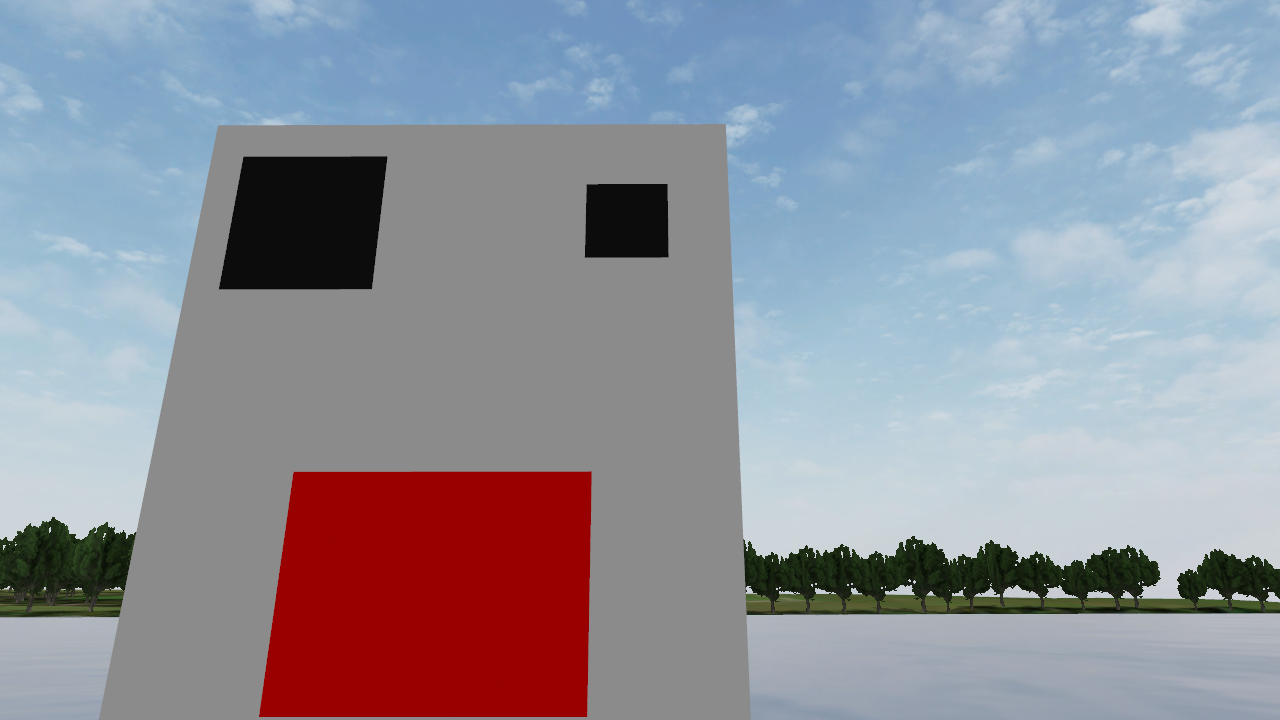
#> input picture src/fyp_wamv_project/fyp_wamv_project/example_images/left_camera_feed.png, 1280 x 720 px, found by its file name
$ python depth_map.py
#> lines starting #> are read from the running program, lines starting #| are printed output that depends on the picture
import cv2
import numpy as np
import matplotlib.pyplot as plt

class DepthMap:
    # [61 lines left out: functions __init__, compute_depth_mapBM, compute_depth_mapSGBM, plot_images, not called in this run]

# Example usage:
def main():
    import matplotlib.patches as patches

    left_camera = cv2.imread('src/fyp_wamv_project/fyp_wamv_project/example_images/left_camera_feed.png')
#> left_camera is the input picture: shape (720, 1280, 3); mean B, G, R 157.1, 146.4, 144.6
    right_camera = cv2.imread('src/fyp_wamv_project/fyp_wamv_project/example_images/right_camera_feed.png')
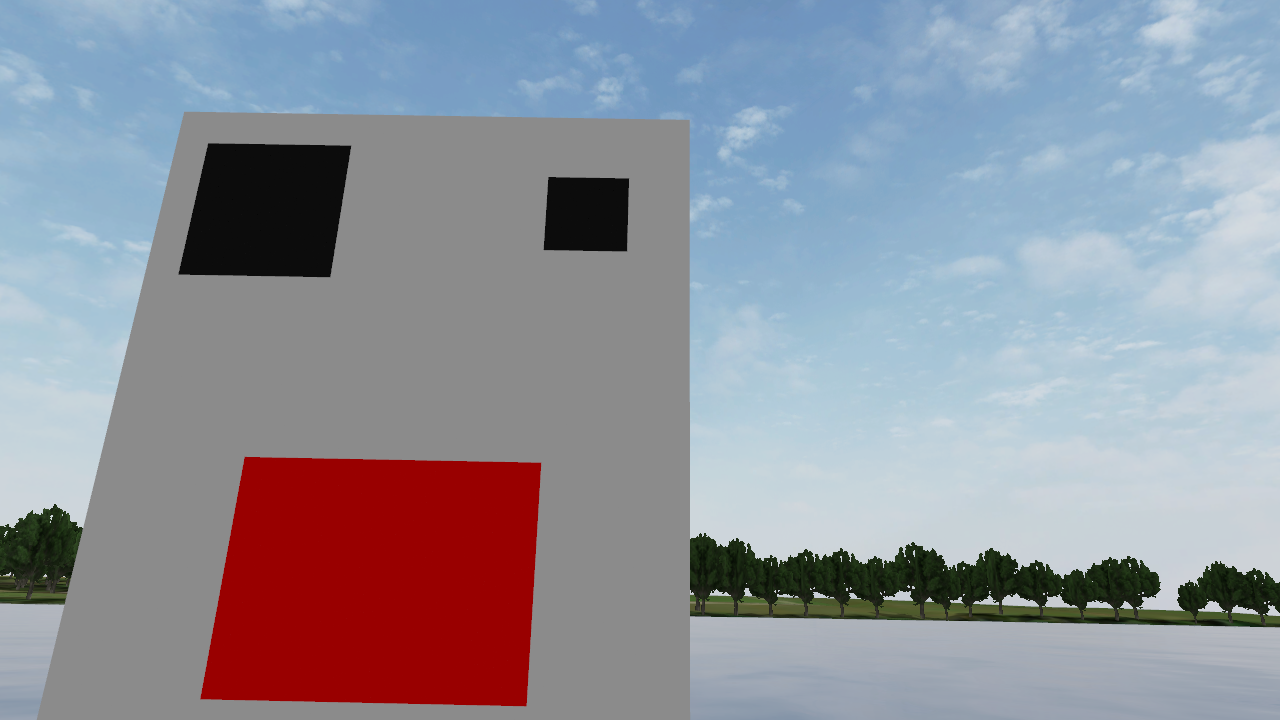
#> input picture src/fyp_wamv_project/fyp_wamv_project/example_images/right_camera_feed.png, 1280 x 720 px, found by its file name
#> right_camera is the input picture: shape (720, 1280, 3); mean B, G, R 157, 146.3, 144.4

    left_camera_gray = cv2.cvtColor(left_camera, cv2.COLOR_BGR2GRAY)
    right_camera_gray = cv2.cvtColor(right_camera, cv2.COLOR_BGR2GRAY)

    # With filter
    left_matcher = cv2.StereoBM_create(numDisparities=16 * 8, blockSize=7)
    right_matcher = cv2.ximgproc.createRightMatcher(left_matcher) # Required for WLS filter
    wls_filter = cv2.ximgproc.createDisparityWLSFilter(matcher_left=left_matcher)
    wls_filter.setLambda(600)
    wls_filter.setSigmaColor(1.2)
    disp_l = left_matcher.compute(left_camera_gray, right_camera_gray)
    disp_r = right_matcher.compute(right_camera_gray, left_camera_gray)
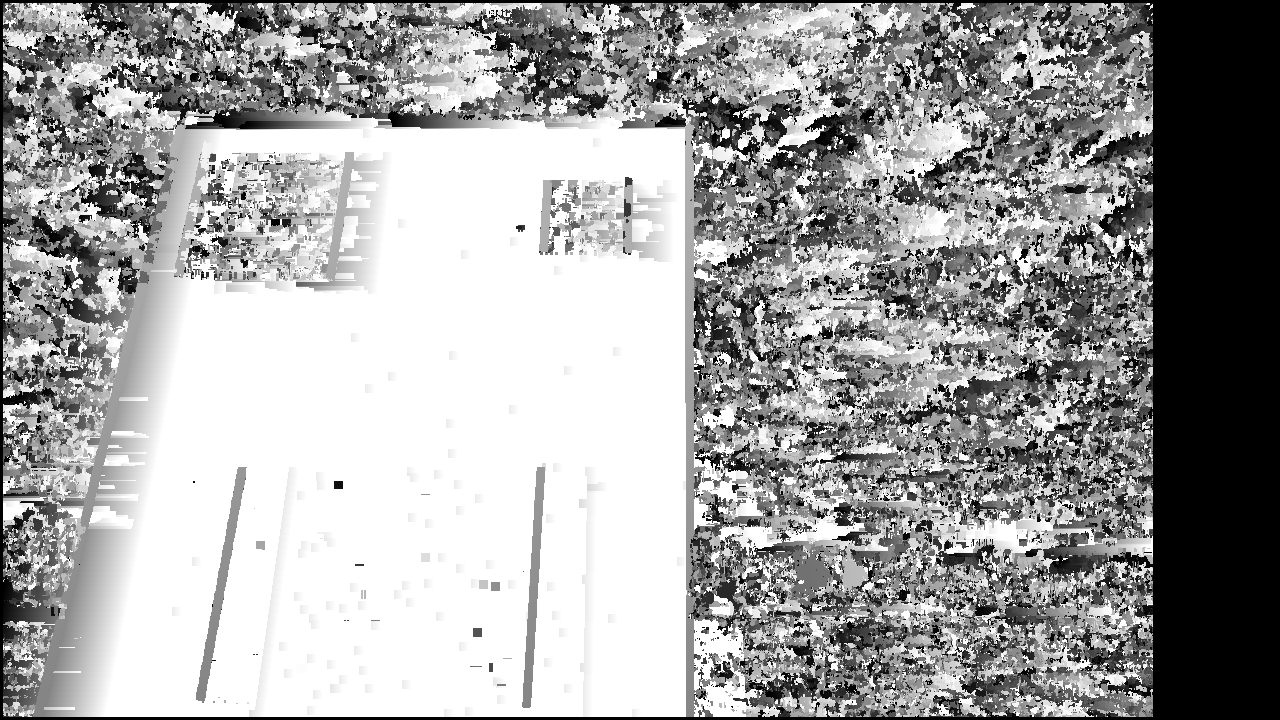
#> disp_r: shape (720, 1280) int16; min -2048, max 0, mean -749.6; drawn with min black and max white
    disparity_1 = wls_filter.filter(disp_l, left_camera, disparity_map_right=disp_r)
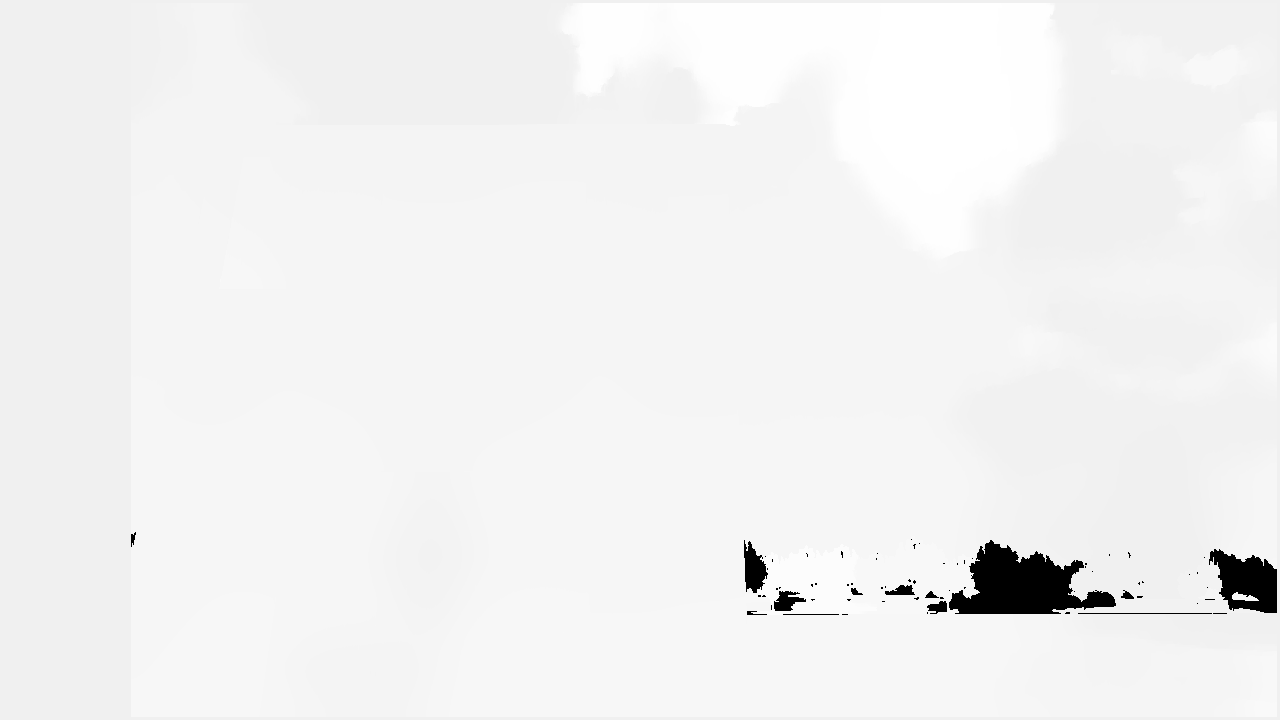
#> disparity_1: shape (720, 1280) int16; min -32768, max 2000, mean 220.8; drawn with min black and max white
    disparity_1 = disparity_1.astype(np.float32) / 16.0 # Divide by 16 to get actual disparity values

    invalid_pixels_count_1 = 0
    for y in range (150, 290):
        for x in range(215, 395):
            if disparity_1[y,x] < 0:
                invalid_pixels_count_1 += 1
    percent_invalid_1 = (invalid_pixels_count_1 / ((395-215) * (290-150))) * 100

    # Without filter
    stereo = cv2.StereoBM_create(numDisparities=16 * 8, blockSize=7)
    disparity_2 = stereo.compute(left_camera_gray, right_camera_gray).astype(np.float32) / 16.0
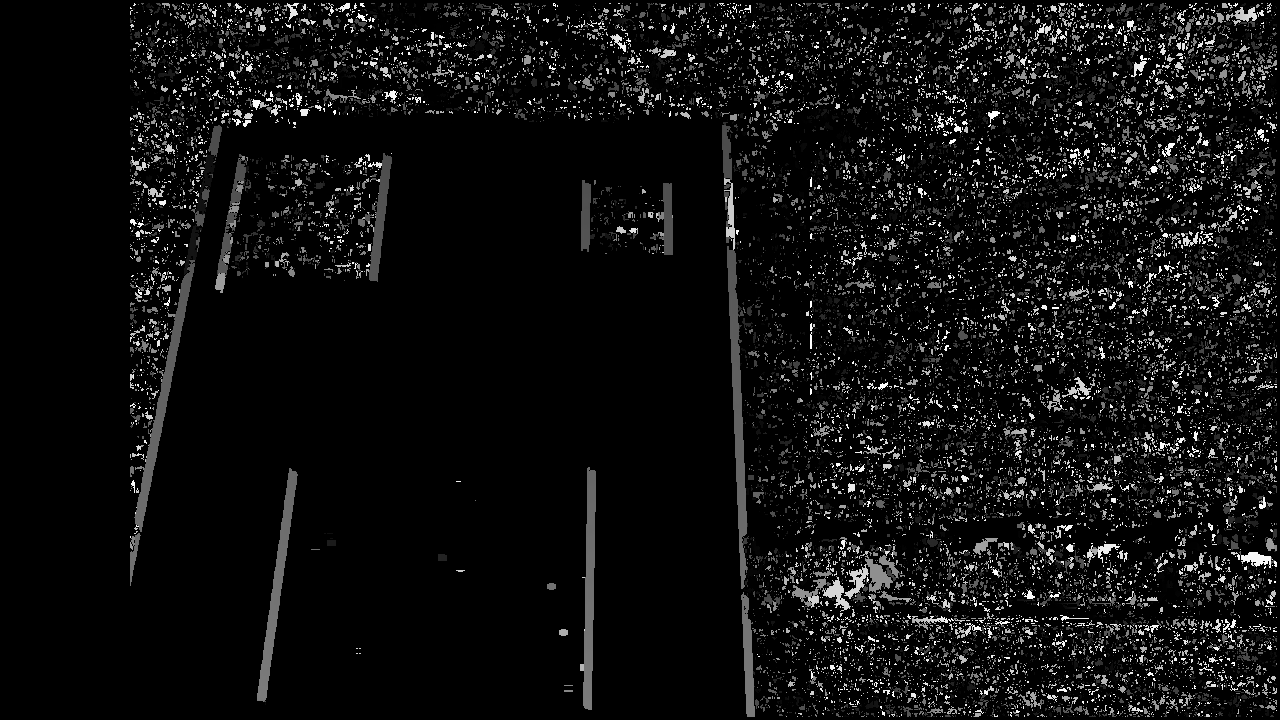
#> disparity_2: shape (720, 1280) float32; min -1, max 127, mean 7.1; drawn with min black and max white

    invalid_pixels_count_2 = 0
    for y in range (150, 290):
        for x in range(215, 395):
            if disparity_2[y,x] < 0:
                invalid_pixels_count_2 += 1
    percent_invalid_2 = (invalid_pixels_count_2 / ((395-215) * (290-150))) * 100

    # Plot both disparity maps side by side for comparison
    fig, (ax0 ,ax1, ax2) = plt.subplots(3,1, figsize=(10,15))

    # Left camera feed
    ax0.imshow(left_camera_gray, 'gray')
    ax0.set_title("Example left camera feed")
    ax0.axis('off')

    # Without filter
    ax1.imshow(disparity_2, 'gray', vmin=0, vmax=128)
    ax1.set_title(f"Without WLS filter | Percentage of invalid pixels in ROI: {percent_invalid_2:.2f}%")
    ax1.axis('off')

    # With filter
    ax2.imshow(disparity_1, 'gray', vmin=0, vmax=255)
    ax2.set_title(f"With WLS filter | Percentage of invalid pixels in ROI: {percent_invalid_1:.2f}%")
    ax2.axis('off')

    for ax in (ax0, ax1, ax2):
        # Rect
        rect = patches.Rectangle(
        (215,290),
        395-215, # width
        150-290, # height
        edgecolor='red',
        facecolor='none',
    )
        ax.add_patch(rect)

    plt.show()
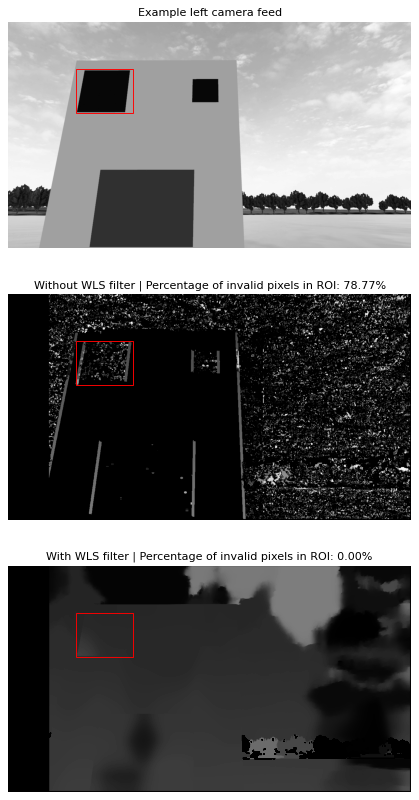
#> figure drawn by matplotlib, 3 panels

    # depth_map.compute_depth_mapBM()

    # depth_map.compute_depth_mapSGBM()
    # depth_map.plot_images()


if __name__ == "__main__":
    main()
    # test_detect_placard_region()
